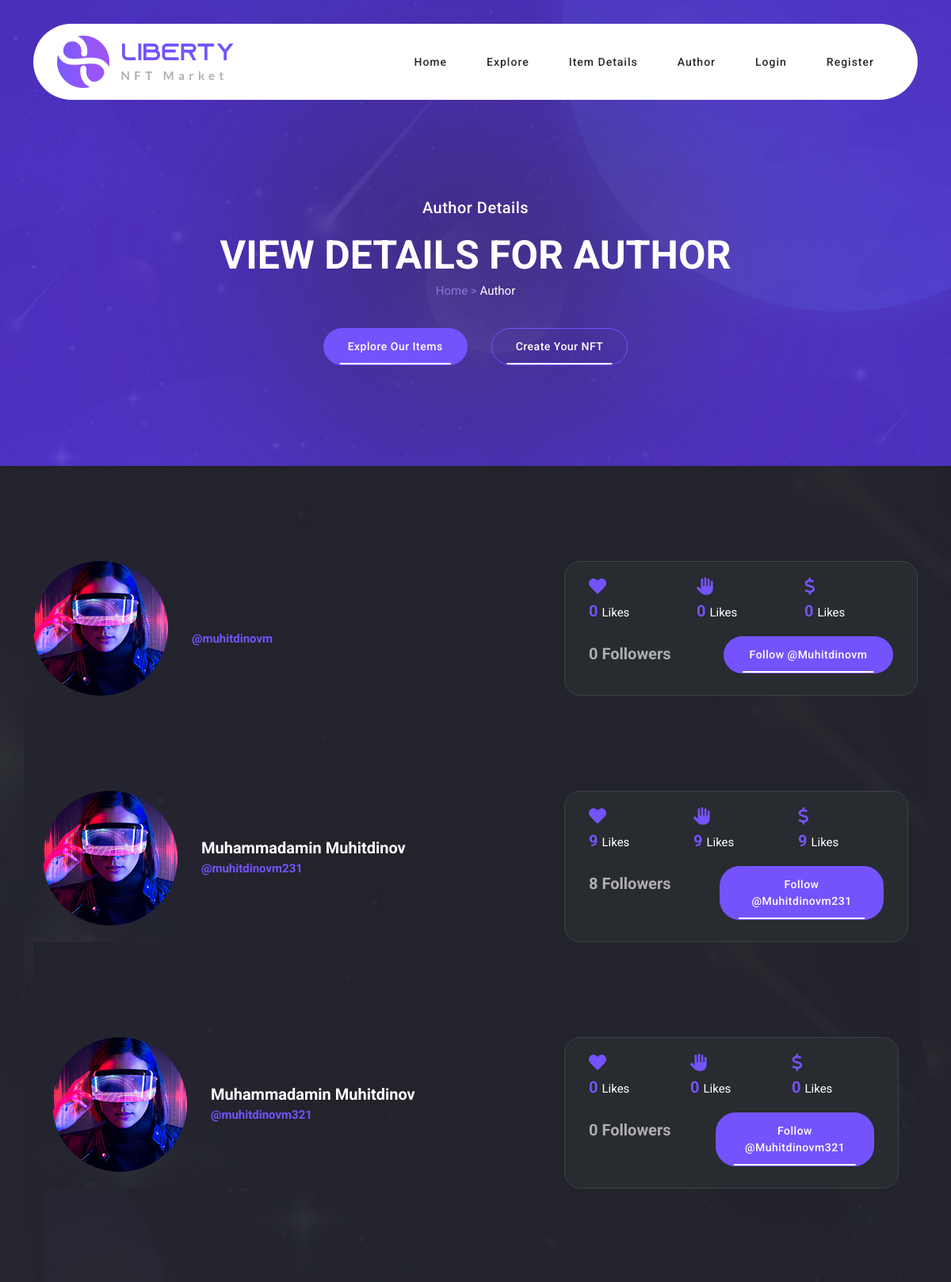
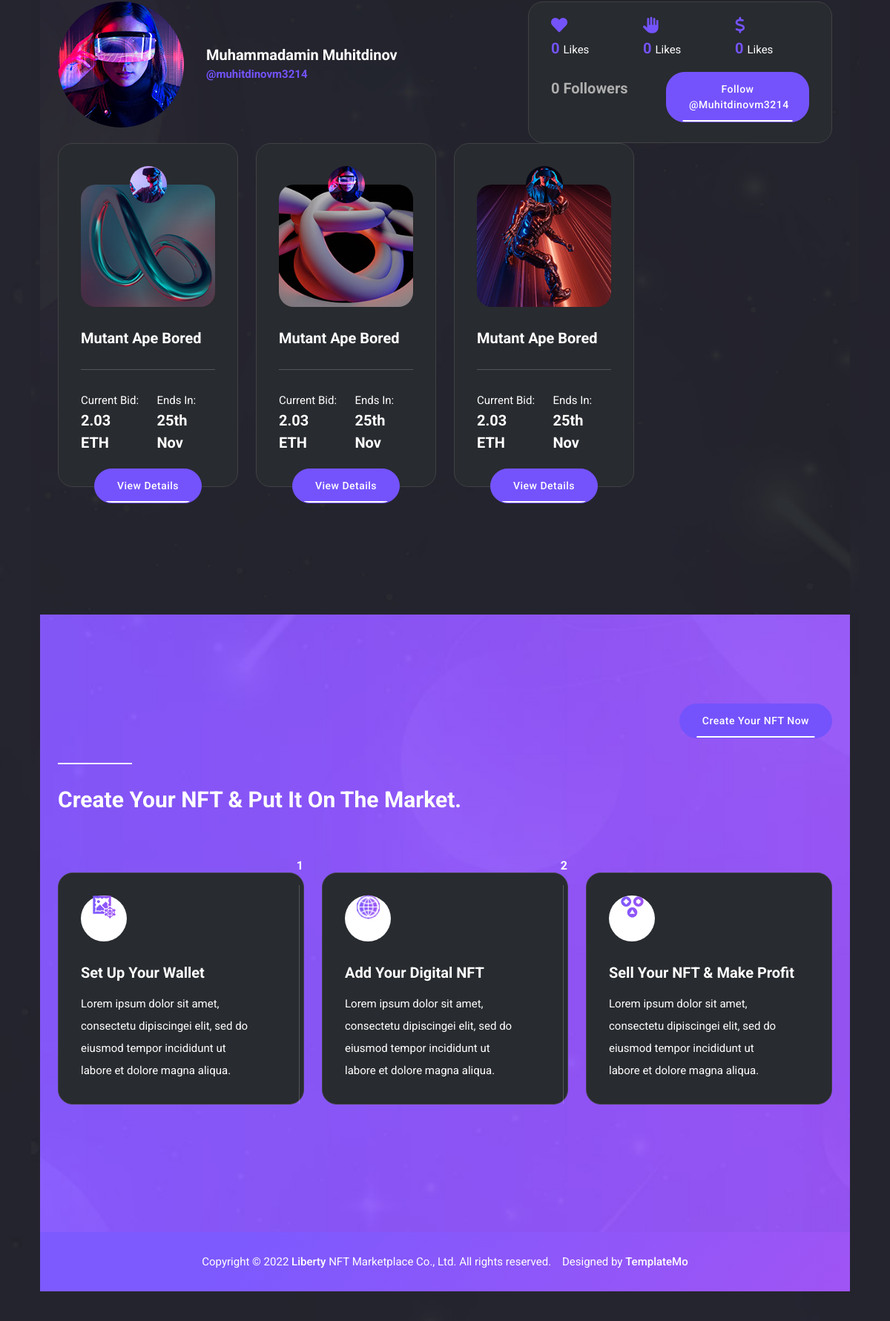
Page /author_list/ (upper part) on the committed database (2 pictures, top to bottom).
### liberty_market/models.py (models this page shows, shortened)
class Author(AbstractUser):
    image = models.ImageField(upload_to=avatar_path, default='avatar.jpg')
    author_like = models.IntegerField(default=0)
    followers = models.IntegerField(default=0)

### liberty_market/views.py (the view)
# urls.py: path('author_list/', Author_page.as_view(), name='author'),
class Author_page(View):
    def get(self, request):
        authors = Author.objects.all()
        return render(request, 'liberty_market/author.html', {"authors": authors})

### templates/liberty_market/author.html (shortened to what this page needs)
{% extends 'base.html' %}
{% load static %}
{% block body %}
    <div class="page-heading normal-space">
        <div class="container">
            <div class="row">
                <div class="col-lg-12">
                    <h6>Author Details</h6>
                    <h2>View Details For Author</h2>
                    <span>Home > <a href="#">Author</a></span>
                    <div class="buttons">
                        <div class="main-button">
                            <a href="{% url 'liberty_market:explore_page' 'all'%}">Explore Our Items</a>
                        </div>
                        <div class="border-button">
                            <a href="{% url 'liberty_market:create_item' %}">Create Your NFT</a>
                        </div>
                    </div>
                </div>
            </div>
        </div>
    </div>
    {% for author in authors %}
        <div class="author-page">
        <div class="container">
        <div class="row">
        <div class="col-lg-6">
            <div class="author">
                <img src="{% static 'assets/images/single-author.jpg' %}" alt=""
                     style="border-radius: 50%; max-width: 170px;">
                <h4>{{ author.first_name }} {{ author.last_name }} <br> <a href="#">@{{ author.username }}</a></h4>
            </div>
        </div>
        <div class="col-lg-6">
            <div class="right-info">
                <div class="row">
                    <div class="col-4">
                        <div class="info-item">
                            <i class="fa fa-heart"></i>
                            <h6>{{ author.author_like }} <em>Likes</em></h6>
                        </div>
                    </div>
                    <div class="col-4">
                        <div class="info-item">
                            <i class="fa fa-hand"></i>
                            <h6>{{ author.author_like }} <em>Likes</em></h6>
                        </div>
                    </div>
                    <div class="col-4">
                        <div class="info-item">
                            <i class="fa fa-dollar"></i>
                            <h6>{{ author.author_like }} <em>Likes</em></h6>
                        </div>
                    </div>
                </div>
                <div class="row">
                    <div class="col-5">
                        <h5>{{ author.followers }} Followers</h5>
                    </div>
                    <div class="col-7">
                        <div class="main-button">
                            <a href="#">Follow @{{ author.username   }}</a>
                        </div>
                    </div>
                </div>
            </div>
        </div>
    {% endfor %}
<div class="col-lg-3 col-md-6">
    <div class="item">
        <div class="row">
            <div class="col-lg-12">
                <span class="author">
                  <img src="assets/images/author-02.jpg" alt="" style="max-width: 50px; border-radius: 50%;">
                </span>
                <img src="assets/images/discover-06.jpg" alt="" style="border-radius: 20px;">
                <h4>Mutant Ape Bored</h4>
            </div>
            <div class="col-lg-12">
                <div class="line-dec"></div>
                <div class="row">
                    <div class="col-6">
                        <span>Current Bid: <br> <strong>2.03 ETH</strong></span>
                    </div>
                    <div class="col-6">
                        <span>Ends In: <br> <strong>25th Nov</strong></span>
                    </div>
                </div>
            </div>
            <div class="col-lg-12">
                <div class="main-button">
                    <a href="details.html">View Details</a>
                </div>
            </div>
        </div>
    </div>
</div>
<div class="col-lg-3 col-md-6">
    <div class="item">
        <div class="row">
            <div class="col-lg-12">
                <span class="author">
                  <img src="assets/images/author.jpg" alt="" style="max-width: 50px; border-radius: 50%;">
                </span>
                <img src="assets/images/discover-05.jpg" alt="" style="border-radius: 20px;">
                <h4>Mutant Ape Bored</h4>
            </div>
            <div class="col-lg-12">
                <div class="line-dec"></div>
                <div class="row">
                    <div class="col-6">
                        <span>Current Bid: <br> <strong>2.03 ETH</strong></span>
                    </div>
                    <div class="col-6">
                        <span>Ends In: <br> <strong>25th Nov</strong></span>
                    </div>
                </div>
            </div>
            <div class="col-lg-12">
                <div class="main-button">
                    <a href="details.html">View Details</a>
                </div>
            </div>
        </div>
    </div>
</div>
<div class="col-lg-3 col-md-6">
    <div class="item">
        <div class="row">
            <div class="col-lg-12">
                <span class="author">
                  <img src="assets/images/author-03.jpg" alt="" style="max-width: 50px; border-radius: 50%;">
                </span>
                <img src="assets/images/discover-04.jpg" alt="" style="border-radius: 20px;">
                <h4>Mutant Ape Bored</h4>
            </div>
            <div class="col-lg-12">
                <div class="line-dec"></div>
                <div class="row">
                    <div class="col-6">
                        <span>Current Bid: <br> <strong>2.03 ETH</strong></span>
                    </div>
                    <div class="col-6">
                        <span>Ends In: <br> <strong>25th Nov</strong></span>
                    </div>
                </div>
            </div>
            <div class="col-lg-12">
                <div class="main-button">
                    <a href="details.html">View Details</a>
                </div>
            </div>
        </div>
    </div>
</div>
</div>
</div>
</div>
    <div class="create-nft">
        <div class="container">
            <div class="row">
                <div class="col-lg-8">
                    <div class="section-heading">
                        <div class="line-dec"></div>
                        <h2>Create Your NFT & Put It On The Market.</h2>
                    </div>
                </div>
                <div class="col-lg-4">
                    <div class="main-button">
                        <a href="create.html">Create Your NFT Now</a>
                    </div>
                </div>
                <div class="col-lg-4">
                    <div class="item first-item">
                        <div class="number">
                            <h6>1</h6>
                        </div>
                        <div class="icon">
                            <img src="assets/images/icon-02.png" alt="">
                        </div>
                        <h4>Set Up Your Wallet</h4>
                        <p>Lorem ipsum dolor sit amet, consectetu dipiscingei elit, sed do eiusmod tempor incididunt ut
                            labore et dolore magna aliqua.</p>
                    </div>
                </div>
                <div class="col-lg-4">
                    <div class="item second-item">
                        <div class="number">
                            <h6>2</h6>
                        </div>
                        <div class="icon">
                            <img src="assets/images/icon-04.png" alt="">
                        </div>
                        <h4>Add Your Digital NFT</h4>
                        <p>Lorem ipsum dolor sit amet, consectetu dipiscingei elit, sed do eiusmod tempor incididunt ut
                            labore et dolore magna aliqua.</p>
                    </div>
                </div>
                <div class="col-lg-4">
                    <div class="item">
                        <div class="icon">
                            <img src="assets/images/icon-06.png" alt="">
                        </div>
                        <h4>Sell Your NFT &amp; Make Profit</h4>
                        <p>Lorem ipsum dolor sit amet, consectetu dipiscingei elit, sed do eiusmod tempor incididunt ut
                            labore et dolore magna aliqua.</p>
                    </div>
                </div>
            </div>
        </div>
    </div>
    <footer>
        <div class="container">
            <div class="row">
                <div class="col-lg-12">
                    <p>Copyright © 2022 <a href="#">Liberty</a> NFT Marketplace Co., Ltd. All rights reserved.
                        &nbsp;&nbsp;
                        Designed by <a title="HTML CSS Templates" rel="sponsored" href="https://templatemo.com"
                                       target="_blank">TemplateMo</a></p>
                </div>
            </div>
        </div>
    </footer>
    </body>
    </html>
{% endblock %}

### rows in the picture
Author: username "muhitdinovm", author_like "0", followers "0", username "Muhitdinovm"
Author: first_name "Muhammadamin", last_name "Muhitdinov", username "muhitdinovm231", author_like "9", followers "8", username "Muhitdinovm231"
Author: first_name "Muhammadamin", last_name "Muhitdinov", username "muhitdinovm321", author_like "0", followers "0", username "Muhitdinovm321"
Author: first_name "Muhammadamin", last_name "Muhitdinov", username "muhitdinovm3214", author_like "0", followers "0", username "Muhitdinovm3214"
